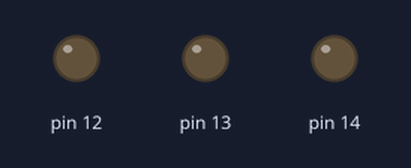
Bench run of a sketch on a simulated Arduino Uno, built with avr-gcc and run on an emulated ATmega328P. Parts: output pins drawn as LEDs (lit = HIGH).

Above: at 0.2 s.
At 2.2 s:
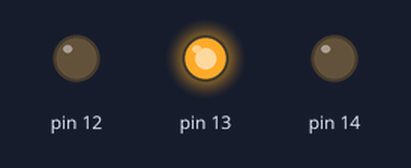
At 3.7 s:
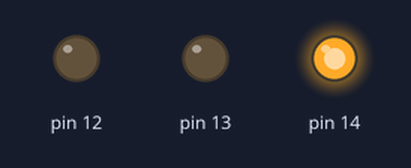
At 5.2 s:
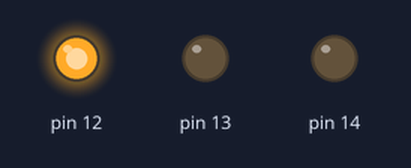
Timing chart, 0 to 5.9 s (numbered marks = the images above):
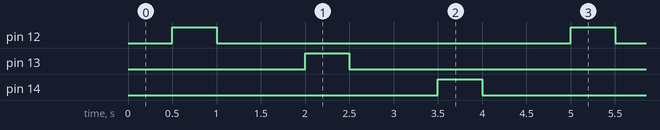

Measured:
- by itself, pin 12–14: alternates HIGH for 0.50 s and LOW for 4.0 s
- by itself, everything shown: repeats every 4.5 s, in 6 steps

The sketch:

Blink_121314.ino
```cpp
void setup()
{
  pinMode(12, OUTPUT);
  pinMode(13, OUTPUT);
  pinMode(14, OUTPUT);
}

// the loop function runs over and over again forever
void loop()
{
  digitalWrite(12, LOW);
  delay(500);
  digitalWrite(12, HIGH);
  delay(500);
  digitalWrite(12, LOW);
  delay(500);
  digitalWrite(13, LOW);
  delay(500);
  digitalWrite(13, HIGH);
  delay(500);
  digitalWrite(13, LOW);
  delay(500);
  digitalWrite(14, LOW);
  delay(500);
  digitalWrite(14, HIGH);
  delay(500);
  digitalWrite(14, LOW);
  delay(500);
  }
```
